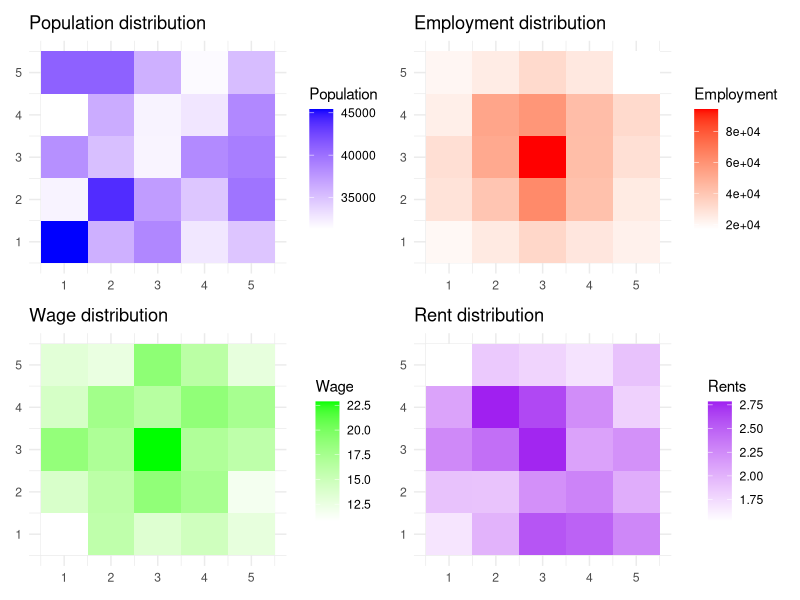
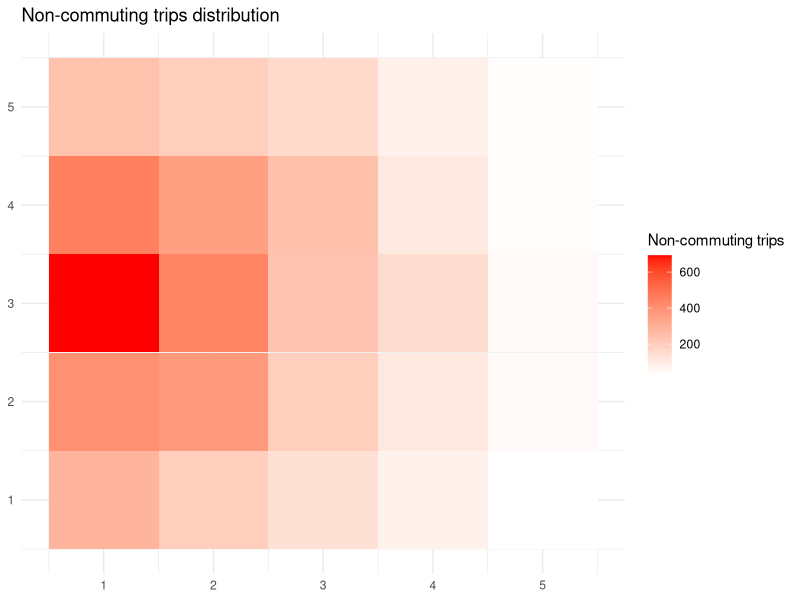
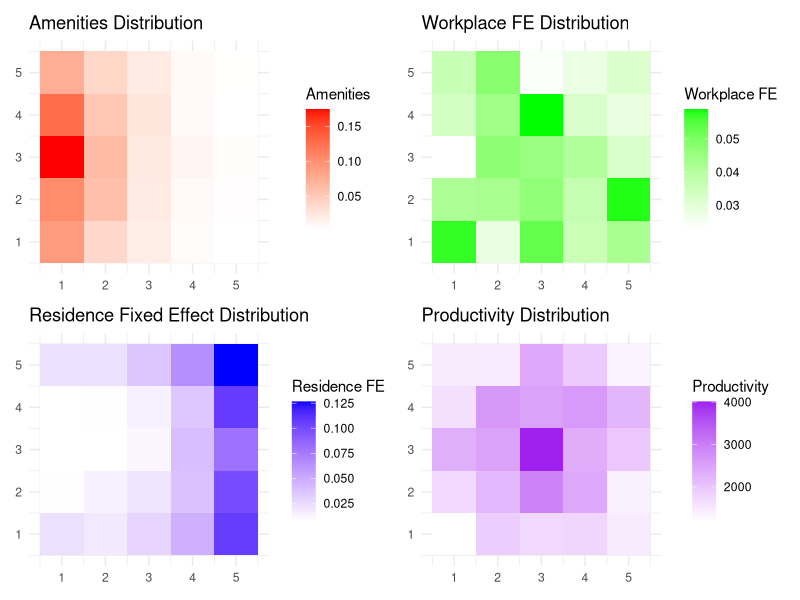

R code for these plots, in order:
################################################################################
######################                SETUP              #######################   
################################################################################

#Load libraries
library(ggplot2)
library(patchwork)
library(nleqslv)

#Set seed for random observations
set.seed(234259203)

################################################################################
######################            DEFINE GRID            #######################   
################################################################################

#The first step consists in creating a grid with a set of locations that we will
#use as units of observations

#Choose number of points to make the grid
n <- 5

#Number of locations 
N <- n * n

#Create coordinates of points in the grid
x_coords <- seq(1, n, by = 1)
y_coords <- seq(1, n, by = 1)

grid_data <- expand.grid(x = x_coords, y = y_coords)

#We will assume that there is an homogeneous constant speed across our city
v <- 30         #Average commuting speed (km/h)
c <- 0.25       #Average commuting cost (euro/km)

# Initialize distance matrix and travel time matrix
distance_matrix <- matrix(0, nrow = N, ncol = N)
travel_time <- matrix(NA, nrow = N, ncol = N)
travel_cost <- matrix(NA, nrow = N, ncol = N)

# Calculate pairwise distances and travel times
for (i in 1:N) {
  for (j in 1:N){
    distance_matrix[i,j] <- abs(grid_data$x[i] - grid_data$x[j])+abs(grid_data$y[i] - grid_data$y[j])     #Barcelona distance
    travel_time[i,j] <- distance_matrix[i,j] / v
    travel_cost[i,j] <- distance_matrix[i,j] * c
  }
}


for (i in 1:N) {
  travel_time[i,i] <- min(travel_time[i,-i]) 
  travel_cost[i,i] <- min(travel_cost[i,-i]) 
}

#Find central location (min distance to all other locations)
loc = which.min(rowSums(distance_matrix))


################################################################################
###################       RANDOM GRID CITY OBSERVATIONS      ###################   
################################################################################

#Draw a random matrix for commuting trips
R_ij <- matrix(NA, nrow = N, ncol = N)

for (i in 1:N) {
  for (j in 1:N) {
    R_ij[i,j] <- rlnorm(1, meanlog = 8 - 0.5 * ((grid_data$x[j]-grid_data$x[loc])^2 + (grid_data$y[j]-grid_data$y[loc])^2)^(1/2), sdlog = 0.5)  
  }
}

#Calculate population in every cell
R_i <- apply(R_ij,1,sum)
grid_data$population <- R_i

p1 <- ggplot(grid_data, aes(x = x, y = y, fill = population)) +
              geom_tile() +
              scale_fill_gradient(low = "white", high = "blue") +
              theme_minimal() +
              labs(title = "Population distribution", fill = "Population",  x = NULL, y = NULL)

#Calculate employment in every cell
R_j <- apply(R_ij,2,sum)
grid_data$employment <- R_j

p2 <- ggplot(grid_data, aes(x = x, y = y, fill = employment)) +
              geom_tile() +
              scale_fill_gradient(low = "white", high = "red") +
              theme_minimal() +
              labs(title = "Employment distribution", fill = "Employment",  x = NULL, y = NULL)

#Draw a random wage vector
w_j <- matrix(NA,  nrow = N, ncol = 1)

for (i in 1:N) {
  w_j[i] <- rlnorm(1, meanlog = 3 - 0.1 * (abs(grid_data$x[i]-grid_data$x[loc]) + abs(grid_data$y[i]-grid_data$y[loc])), sdlog = 0.1)
}

grid_data$wages <- w_j

p3 <- ggplot(grid_data, aes(x = x, y = y, fill = wages)) +
             geom_tile() +
             scale_fill_gradient(low = "white", high = "green") +
             theme_minimal() +
             labs(title = "Wage distribution", fill = "Wage",  x = NULL, y = NULL)


#Draw a random rents vector
q_i <- matrix(NA,  nrow = N, ncol = 1)

for (i in 1:N) {
  q_i[i] <- rlnorm(1, meanlog = 1 - 0.1 * (abs(grid_data$x[i]-grid_data$x[loc]) + abs(grid_data$y[i]-grid_data$y[loc])), sdlog = 0.1)
}

grid_data$rents <- q_i

p4 <- ggplot(grid_data, aes(x = x, y = y, fill = rents)) +
             geom_tile() +
             scale_fill_gradient(low = "white", high = "purple") +
             theme_minimal() +
             labs(title = "Rent distribution", fill = "Rents",  x = NULL, y = NULL)

wrap_plots(p1, p2, p3, p4)

#Draw a random array for non-commuting trips
n_ijk <- array(NA, dim = c(N, N, N))

for (i in 1:N) {
  for (j in 1:N) {
    for (k in 1:N) {
      n_ijk[i,j,k] <- max(rnorm(1, mean = 1 - 0.5 * ((grid_data$x[k]-grid_data$x[loc/2])^2 + (grid_data$y[k]-grid_data$y[loc])^2)^(1/2), sd = 1),0)
    }
  }
}

#Aggregate them by destination
n_k <- apply(n_ijk, 3, sum)

grid_data$non_commuting_trips <- n_k

ggplot(grid_data, aes(x = x, y = y, fill = non_commuting_trips)) +
  geom_tile() +
  scale_fill_gradient(low = "white", high = "red") +
  theme_minimal() +
  labs(title = "Non-commuting trips distribution", fill = "Non-commuting trips",  x = NULL, y = NULL)

################################################################################
######################       DEFINE CITY PARAMETERS      #######################   
################################################################################

#delta <- 3        #Non-commuting trips generalized cost elasticility
#nu <- 8
#eta <- 3

alpha <- 0.3      #Diminishing returns time per visit
beta <- 0.3       #Share of time spent working
gamma <- 0.75     #Share of income spent in consumption
rho <- 0.7        #Elasticity of substitution among locations
theta <- 5        #Commuting elasticity parameter
mu <- 0.7         #Share of revenue spent in labour


T <- 24 * 7       #Total time endowment (h)
W <- 8            #Daily working time (h)


#Composite parameters. These are the parameters that we can actually estimate
delta <- (1-alpha*rho)/(1-rho)
nu <- ((1-alpha) * (1-beta) + beta) * theta
eta <- (1-rho)/rho * (1-beta) * theta



################################################################################
######################        DERIVED OBSERSATIONS       #######################   
################################################################################

vot_ij <- matrix(NA, nrow = N, ncol = N)
vot_ij <- pmax(matrix(rep(w_j, each = N), nrow = N) * W - travel_cost, 0) / (W + travel_time)

tau_ijk <- array(NA, dim = c(N, N, N))

for (i in 1:N) {          
  for (j in 1:N) {        
    for (k in 1:N) {      
      tau_ijk[i,j,k] <- travel_cost[i,k] + vot_ij[i,j] * travel_time[i,k]  
    }
  }
}

totalTravelTime <- array(NA, dim = c(N, N, N))
totalTravelCost <- array(NA, dim = c(N, N, N))

for (i in 1:N) {
  for (j in 1:N) {
    for (k in 1:N) {
      totalTravelTime[i,j,k] <- n_ijk[i,j,k] * travel_time[i,k]
      totalTravelCost[i,j,k] <- n_ijk[i,j,k] * travel_cost[i,k]
    }
  }
}

totalTravelTime <- apply(totalTravelTime, c(1,2), sum)
totalTravelCost <- apply(totalTravelCost, c(1,2), sum)

x_ij <- matrix(NA, nrow = N, ncol = N)

for (i in 1:N) {
  for (j in 1:N) {
    x_ij[i,j] <- beta/(alpha*(1-beta)+beta) * (T - totalTravelTime[i,j]) / (W+travel_time[i,j]) + 
      alpha*(1-beta)/(alpha * (1-beta) + beta) * totalTravelCost[i,j] / (w_j[j]*W-travel_cost[i,j])
  }
}

N_ij <- matrix(NA, nrow = N, ncol = N) 

for (i in 1:N) {
  for (j in 1:N) {
    N_ij[i,j] <- x_ij[i,j] * R_ij[i,j] * W
  }
}

N_j <- apply(N_ij, 2, sum)

A_j <- w_j /(mu * N_j^(mu-1))

################################################################################
##########################         FUNCTIONS         ###########################
################################################################################

inversionAmenities <- function(a) {

          
                      #Initial value in the positive simplex
                      #a <- a / sum(a)
                      
                      
                      n_o <- array(NA, dim = c(N, N, N))
                      for (i in 1:N) {          
                        for (j in 1:N) {     
                          for (k in 1:N) {
                            n_o[i,j,k] = n_ijk[i,j,k] * tau_ijk[i,j,k] 
                          }
                        }
                      }
                      
                      N_o <- apply(n_o,3, sum)
                      
                      n_ij <- apply(n_o, c(1,2), sum)
                      
                      n_d <- array(NA, dim = c(N, N, N))
                      
                      for (i in 1:N) {          
                        for (j in 1:N) {        
                          for (k in 1:N) {      
                            n_d[i,j,k] <- (a[k]^2 * tau_ijk[i,j,k]^(-(delta-1))) / (tau_ijk[i,j,]^(-(delta-1)) %*% a^2) * n_ij[i,j]
                          }
                        }
                      }
  
                      N_d <- apply(n_d,3, sum)
                      
                      N <- N_o - N_d
                      
                      return (N)}

inversionWorkplace <- function(lambda_j){
                      
                      pi_j_i <- matrix(NA,  nrow = N, ncol = N)
                      for (i in 1:N) {
                        for (j in 1:N) {
                          pi_j_i[i,j] <- lambda_j[j] * A_ij[i,j]^eta * vot_ij[i,j]^nu  
                        }
                      }
                      
                      pi_i <- apply(pi_j_i, 1, sum)
                      
                      for (i in 1:N) {
                        for (j in 1:N) {
                          pi_j_i[i,j] <- pi_j_i[i,j] / pi_i[i]  
                        }
                      }
                      
                      R_j_p <- matrix(NA,  nrow = N, ncol = 1)
                      
                      for (j in 1:N) { 
                        R_j_p[j] <- pi_j_i[,j] %*% R_i 
                      }
                      
                      R_j_o <- R_j
                      
                      R_j <- R_j_o - R_j_p
                      
                      return(R_j)}

inversionResidence <- function(lambda_i){
                      
                      pi_i_j <- matrix(NA, nrow = N, ncol = N)
                      
                      for (i in 1:N) {
                        for (j in 1:N) {
                          pi_i_j[i,j] <- lambda_i[i] * q_i[i] * A_ij[i,j]^eta * vot_ij[i,j]^nu
                        }
                      }
                      
                      pi_j <- apply(pi_i_j, 2, sum)
                      
                      for (i in 1:N) {
                        for (j in 1:N) {
                          pi_i_j[i,j] <- pi_i_j[i,j] / pi_j[j]
                        }
                      }
                      
                      R_i_p <- matrix(NA,  nrow = N, ncol = 1)
                      
                      for (i in 1:N) { 
                        R_i_p[i] <- pi_i_j[i,] %*% R_j 
                      }
                      
                      R_i_o <- R_i
                      
                      R_i <- R_i_o - R_i_p
                      
                      return(R_i)}


################################################################################
##########################         INVERSION         ###########################
################################################################################

#Draw a random amenities vector
a_init <- matrix(1/N,  nrow = N, ncol = 1)

solution <- nleqslv(a_init, inversionAmenities, method = "Broyden", control = list(allowSingular = TRUE))

grid_data$amenities <- (solution$x)^2 / sum((solution$x)^2)

p5 <- ggplot(grid_data, aes(x = x, y = y, fill = amenities)) +
             geom_tile() +
             scale_fill_gradient(low = "white", high = "red") +
             theme_minimal() +
             labs(title = "Amenities Distribution", fill = "Amenities",  x = NULL, y = NULL)


A_ij <- matrix(NA,  nrow = N, ncol = N)

for (i in 1:N) {
  for (j in 1:N) {
    A_ij[i,j] <- (solution$x)^2 %*% tau_ijk[i,j,]^(-(delta-1))
  }
}

lambda_j_init <- matrix(1/N,  nrow = N, ncol = 1)

solution <- nleqslv(lambda_j_init, inversionWorkplace, method = "Broyden", control = list(allowSingular = TRUE))

grid_data$workplace_fe <- solution$x / sum(solution$x)

p6 <- ggplot(grid_data, aes(x = x, y = y, fill = workplace_fe)) +
             geom_tile() +
             scale_fill_gradient(low = "white", high = "green") +
             theme_minimal() +
             labs(title = "Workplace FE Distribution", fill = "Workplace FE",  x = NULL, y = NULL)


lambda_i_init <- matrix(1/N,  nrow = N, ncol = 1)

solution <- nleqslv(lambda_i_init, inversionResidence, method = "Broyden", control = list(allowSingular = TRUE))

grid_data$residence_fe <- solution$x / sum((solution$x))

p7 <- ggplot(grid_data, aes(x = x, y = y, fill = residence_fe)) +
             geom_tile() +
             scale_fill_gradient(low = "white", high = "blue") +
             theme_minimal() +
             labs(title = "Residence Fixed Effect Distribution", fill = "Residence FE",  x = NULL, y = NULL)

grid_data$productivity <- A_j

p8 <- ggplot(grid_data, aes(x = x, y = y, fill = productivity)) +
             geom_tile() +
             scale_fill_gradient(low = "white", high = "purple") +
             theme_minimal() +
             labs(title = "Productivity Distribution", fill = "Productivity",  x = NULL, y = NULL)

wrap_plots(p5, p6, p7, p8)
